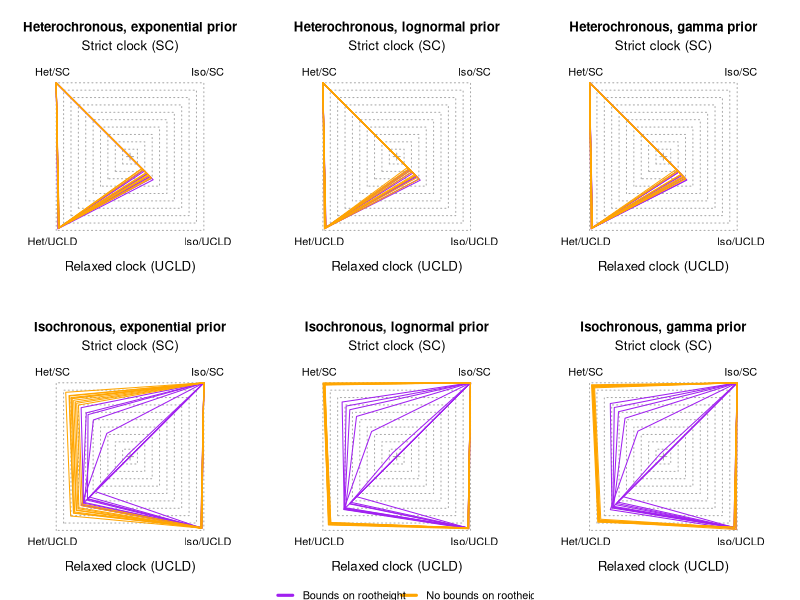

Here is the R script that generated this plot:
library(RColorBrewer)
pal <- brewer.pal(10, "Set3")

setwd("~/PhD/prior_sensitivity/constant_coalescent/")

#mle_calculations <- read.table("~/Documents/Work/Pasteur/BETS/figures/BETS_empirical.csv", head = T, sep = ",")
mle_exp <- read.csv("exponential_marginal_likelihoods_sim_constant_coalescent.csv", row.names = 1, sep = ",")
mle_exp <- mle_exp[, c("SC_het", "SC_iso", "UCLD_iso", "UCLD_het")]
mle_log <- read.csv("lognormal_marginal_likelihoods_sim_constant_coalescent.csv", row.names = 1, sep = ",")
mle_log <- mle_log[, c("SC_het", "SC_iso", "UCLD_iso", "UCLD_het")]
mle_gamma <- read.csv("gamma_marginal_likelihoods_sim_constant_coalescent.csv", row.names = 1, sep = ",")
mle_gamma <- mle_gamma[, c("SC_het", "SC_iso", "UCLD_iso", "UCLD_het")]

rescale_mles <- function(mle_values){
  for(i in 1:dim(mle_values)[1]){
    mle_values[i,] <- mle_values[i,] - max(mle_values[i,])
  }
  mle_values <- 10 + mle_values / 10
  mle_values[mle_values < 0] <- 0
  return(mle_values)
}

#plot_polygon <- function(mle_values, pal){
#  polygon(c(-mle_values[1], mle_values[2], mle_values[4], -mle_values[3]), 
#            c(mle_values[1], mle_values[2], -mle_values[4], -mle_values[3]), border = pal)
#  points(c(-mle_values[1], mle_values[2], mle_values[4], -mle_values[3]), 
#         c(mle_values[1], mle_values[2], -mle_values[4], -mle_values[3]), col = pal, cex=1)
#}
 
plot_polygon <- function(mle_values, pal, index){
  polygon(c(-mle_values$SC_het[index],mle_values$SC_iso[index],mle_values$UCLD_iso[index],-mle_values$UCLD_het[index]),
          c(mle_values$SC_het[index],mle_values$SC_iso[index],-mle_values$UCLD_iso[index],-mle_values$UCLD_het[index]), border = pal)
  #points(, col = pal, cex=1)
}

draw_plot <- function(mle_values, set, prior, colours = c("purple", "orange"), main = "main title"){
  par(mar = c(3, 2, 4, 2.5), pty="s")
  plot(0, 0, ylim = c(-13, 13), xlim = c(-13, 13), type = "n", bty = "n", 
       yaxt = "n", xaxt = "n", ylab = "", xlab = "", main = main)
  mtext("Strict clock (SC)", side = 3, las = 1, cex = 0.8)
  mtext("Relaxed clock (UCLD)", side = 1, las = 1, cex = 0.8)
  #mtext("Heterochronous", side = 2, las = 1, cex = 0.8)
  #mtext("Isochronous", side = 4, las = 1, cex = 0.8)
  
  for(i in seq(from = 10, to = 1, by = -1)){
    polygon(c(-i, -i, i, i), c(-i, i, i, -i), border = "darkgrey", lty = 3, col = "white")
  }
  points(0, 0, pch = 3, col = "darkgrey")
  text(c(-10.5, 10.5, 10.5, -10.5), 
       c(11.5, 11.5, -11.5, -11.5), labels = c("Het/SC","Iso/SC","Iso/UCLD","Het/UCLD"))
  
  for (index in 1:10) {
    plot_polygon(mle_values, pal = colours[1], index)
  }
  for (index in 11:20){
    plot_polygon(mle_values, pal = colours[2], index)    
  }
}

for (set in c(1,3)) {
  
}



sets <- c("Heterochronous with Bounds", "Heterchronous without Bounds", "Ultrametric with Bounds", "Ultrametric without Bounds")

priors <- c("Exponential", "Gamma", "Lognormal")

for (prior in priors) {
  
}

#pdf("het_bounds_sims.pdf",width=6,height=8)
#par(mfrow = (c(3,1))) 

set <- c(1,3)

exp_mles1 <- mle_exp[grep("hetero", rownames(mle_exp)),]
exp_mles1 <- rescale_mles(exp_mles1)

logn_mles1 <- mle_log[grep("hetero", rownames(mle_log)),]
logn_mles1 <- rescale_mles(logn_mles1)

gamma_mles1 <- mle_gamma[grep("hetero", rownames(mle_gamma)),]
gamma_mles1 <- rescale_mles(gamma_mles1)

exp_mles3 <- mle_exp[grep("ultra", rownames(mle_exp)),]
exp_mles3 <- rescale_mles(exp_mles3)

logn_mles3 <- mle_log[grep("ultra", rownames(mle_log)),]
logn_mles3 <- rescale_mles(logn_mles3)

gamma_mles3 <- mle_gamma[grep("ultra", rownames(mle_gamma)),]
gamma_mles3 <- rescale_mles(gamma_mles3)


pdf("coalescent_constant_sims.pdf",width=9,height=7)
par(mfrow = (c(2,3))) 
draw_plot(exp_mles1,set[1],priors[1], main = "Heterochronous, exponential prior")
draw_plot(logn_mles1,set[1],priors[3], main = "Heterochronous, lognormal prior")
draw_plot(gamma_mles1,set[1],priors[2], main = "Heterochronous, gamma prior")
draw_plot(exp_mles3,set[2],priors[1], main = "Isochronous, exponential prior")
draw_plot(logn_mles3,set[2],priors[3], main = "Isochronous, lognormal prior")
legend(-16.5,-17, legend=c("Bounds on rootheight","No bounds on rootheight"), col=c("purple", "orange"),
       pch=c(1,1),lty=1,lwd=3,xpd=TRUE,cex=1,pt.cex=0, horiz = TRUE,bty = "n",text.width=c(13,8),seg.len=1.5)
draw_plot(gamma_mles3,set[2],priors[2], main = "Isochronous, gamma prior")
dev.off()


#pdf("iso_sims.pdf",width=9,height=4.5)
#par(mfrow = c(1,3))
#draw_plot(exp_mles,set,priors[1], main = "Isochronous, exponential prior")
#draw_plot(logn_mles,set,priors[3], main = "Isochronous, lognormal prior")
#legend(-16.5,-17, legend=c("Bounds on rootheight","No bounds on rootheight"), col=c("purple", "orange"),
#       pch=c(1,1),lty=1,xpd=TRUE,cex=1,pt.cex=0, horiz = TRUE,bty = "n",text.width=c(13,8),seg.len=1.5)
#draw_plot(gamma_mles,set,priors[2], main = "Isochronous, gamma prior")
#dev.off()

